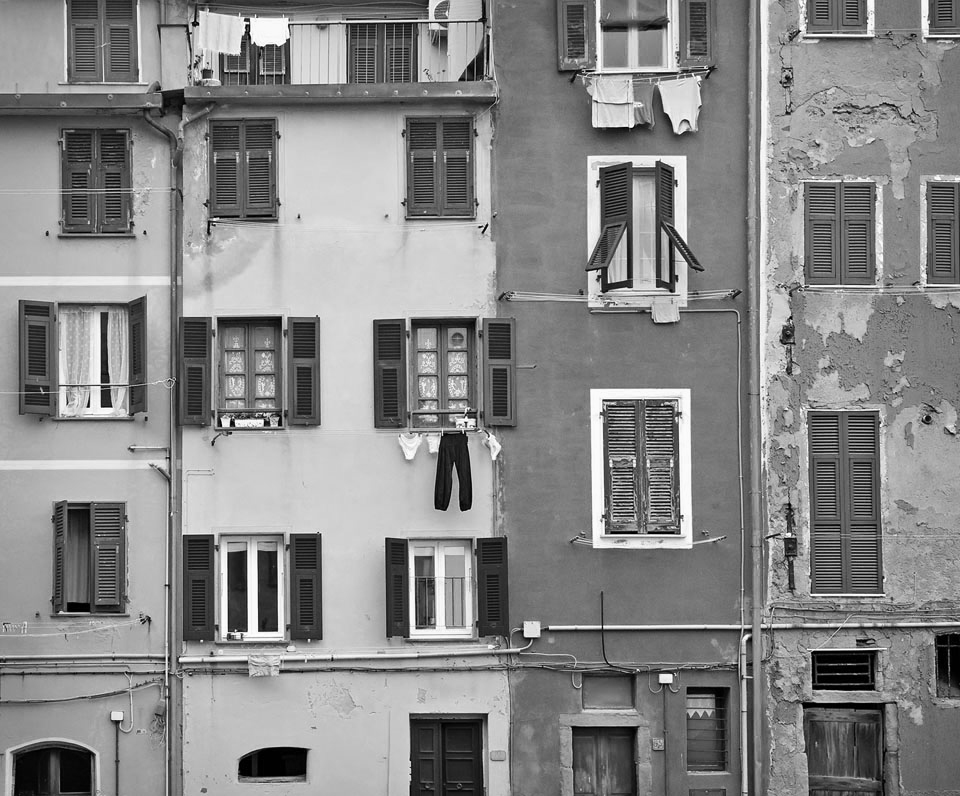
#> input picture lab2/image.jpg, 960 x 796 px
$ python main.py
#> lines starting #> are read from the running program, lines starting #| are printed output that depends on the picture; after the words box and inside, x2 and y2 are one past the last pixel; in counts of white or black regions, pixels touching at a corner belong together
from random import random
from PIL  import Image
from math import *

import matplotlib.pyplot as plt

def linear_contr(x, xmin, xmax):
    return int(((x-xmin)/(xmax-xmin)) * (255 - 0) + 0)

#import picture1 and convert it to L mode (only one component)
img      = Image.open("./image.jpg")
#> img is the input picture: PIL image 960x796 RGB; min 0, max 255, mean 135.3
img_data = img.convert("L").getdata()


# vars for hist
lst_x = list(range(256))
lst_y = [0] * 256
lst_y_new = [0] * 256

# calculate hist
for i in img_data:
    lst_y[i] += 1
#> this loop made 764160 passes
#> i on passes 1 to 3: 128, 129, 131
#> after the loop, lst_y = 256 values, max 7503 at index 119, min 74 at index 255, mean 2985

#plot hist
plt.stem(lst_x, lst_y)
plt.show()
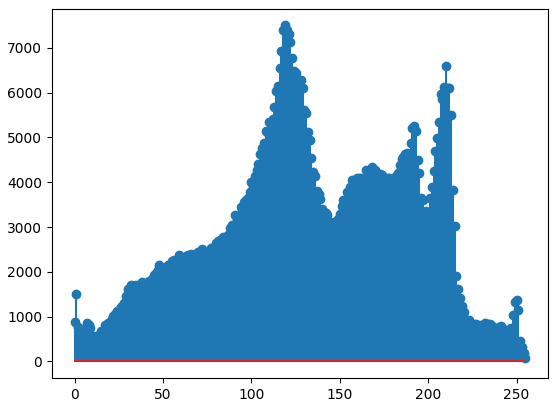
#> figure drawn by matplotlib, 1 panel; curve peaks at x = 119, y = 7503

# equalization process
area_h    = img.size[0]*img.size[1]
#> area_h = 764160
average_h = area_h / 256.0
#> average_h = 2985

z       = 0
int_h   = 0
left  = [0] * 256
right = [0] * 256
new   = [0] * 256


lst_new = []

for j in range(255):
    left[j] = z
    int_h += lst_y[j]

    while int_h > average_h:
        int_h -= average_h
        z += 1

    right[j] = z

    #new[j] = right[j] - left[j]
    new[j] = int((right[j] + left[j])/2.0)
#> this loop made 255 passes
#> after the loop, int_h = 2911; left = 256 values, max 255 at index 251, min 0 at index 0, mean 118.2; new = 256 values, max 255 at index 251, min 0 at index 0, mean 118.4; right = 256 values, max 255 at index 250, min 0 at index 0, mean 119.2; z = 255

for i in img_data:
    if left[i] == right[i]:
        lst_new.append(left[i])
    else:
        #lst_new.append(int(new[i]*random()) + left[i])
        lst_new.append(new[i])
#> after the loop, lst_new = 764160 items

for i in lst_new:
    lst_y_new[i] += 1
#> this loop made 764160 passes
#> i on passes 1 to 3: 119, 121, 125
#> after the loop, lst_y_new = 256 values, max 7503 at index 99, min 0 at index 59, mean 2985

plt.stem(lst_x, lst_y_new)
plt.show()
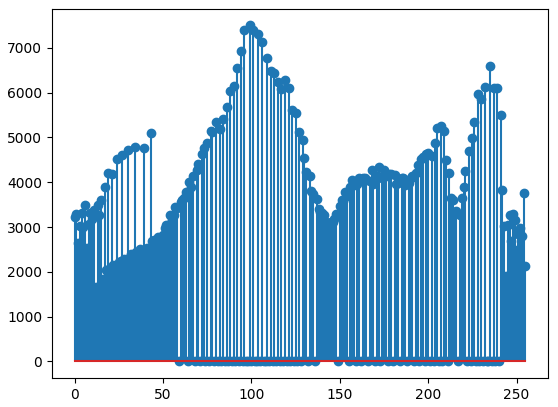
#> figure drawn by matplotlib, 1 panel; curve peaks at x = 99, y = 7503

img_new = Image.new("L", img.size)
#> img_new: PIL image 960x796 L; every value is 0
img_new.putdata(lst_new)
img_new.save("./image_new_hist.jpg")


#linear contrast
min = min(img_data)
#> min = 0
max = max(img_data)
#> max = 255

lst_new_lin = []
for i in img_data:
    lst_new_lin.append(linear_contr(i, min, max))
#> after the loop, lst_new_lin = 764160 items


img_new = Image.new("L", img.size)
img_new.putdata(lst_new_lin)
img_new.save("./image_new_lin.jpg")


lst1 = []
lst2 = []
lst3 = []
lst4 = []
lst5 = []
lst6 = []
lst7 = []
lst8 = []

for i in img_data:
    temp = []
    for j in range(8):
        if i % 2 == 0:
            temp.append(0)
        else:
            temp.append(255)
        i = int(i/2)
    lst1.append(temp[0])
    lst2.append(temp[1])
    lst3.append(temp[2])
    lst4.append(temp[3])
    lst5.append(temp[4])
    lst6.append(temp[5])
    lst7.append(temp[6])
    lst8.append(temp[7])
#> after the loop, lst1 = 764160 items; lst2 = 764160 items; lst3 = 764160 items; lst4 = 764160 items; lst5 = 764160 items; lst6 = 764160 items; lst7 = 764160 items; lst8 = 764160 items

img_new = Image.new("L", img.size)
img_new.putdata(lst1)
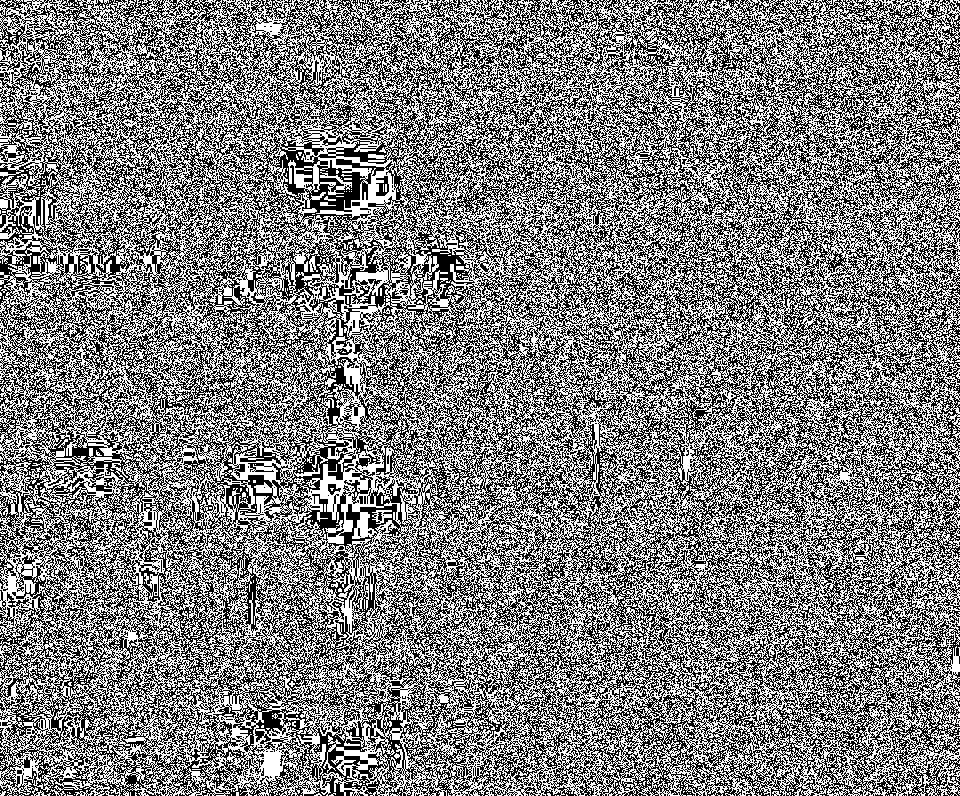
#> img_new: PIL image 960x796 L; 50% white; black in thin lines or dots
img_new.save("./1.jpg")

img_new = Image.new("L", img.size)
img_new.putdata(lst2)
#> img_new: PIL image 960x796 L; 49.9% white in thin lines or dots
img_new.save("./2.jpg")

img_new = Image.new("L", img.size)
img_new.putdata(lst3)
#> img_new: PIL image 960x796 L; 49.6% white in thin lines or dots
img_new.save("./3.jpg")

img_new = Image.new("L", img.size)
img_new.putdata(lst4)
#> img_new: PIL image 960x796 L; 49.1% white; 4012 white regions (3857 under 20 px), largest, box (x1, y1, x2, y2) and area: (0, 0, 960, 796) 350049, (292, 739, 391, 796) 2916, (917, 757, 960, 796) 781
img_new.save("./4.jpg")

img_new = Image.new("L", img.size)
img_new.putdata(lst5)
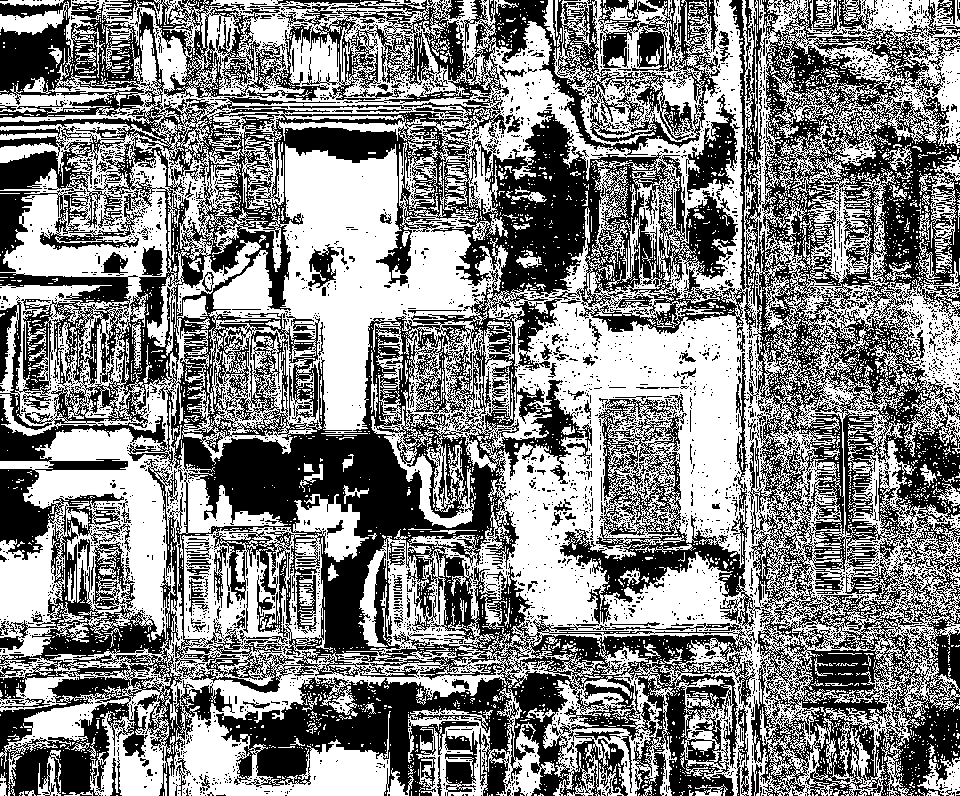
#> img_new: PIL image 960x796 L; 51.9% white; 4181 black regions (3971 under 20 px), largest, box (x1, y1, x2, y2) and area: (0, 0, 960, 796) 304513, (302, 0, 720, 156) 21021, (560, 398, 761, 629) 11502
img_new.save("./5.jpg")

img_new = Image.new("L", img.size)
img_new.putdata(lst6)
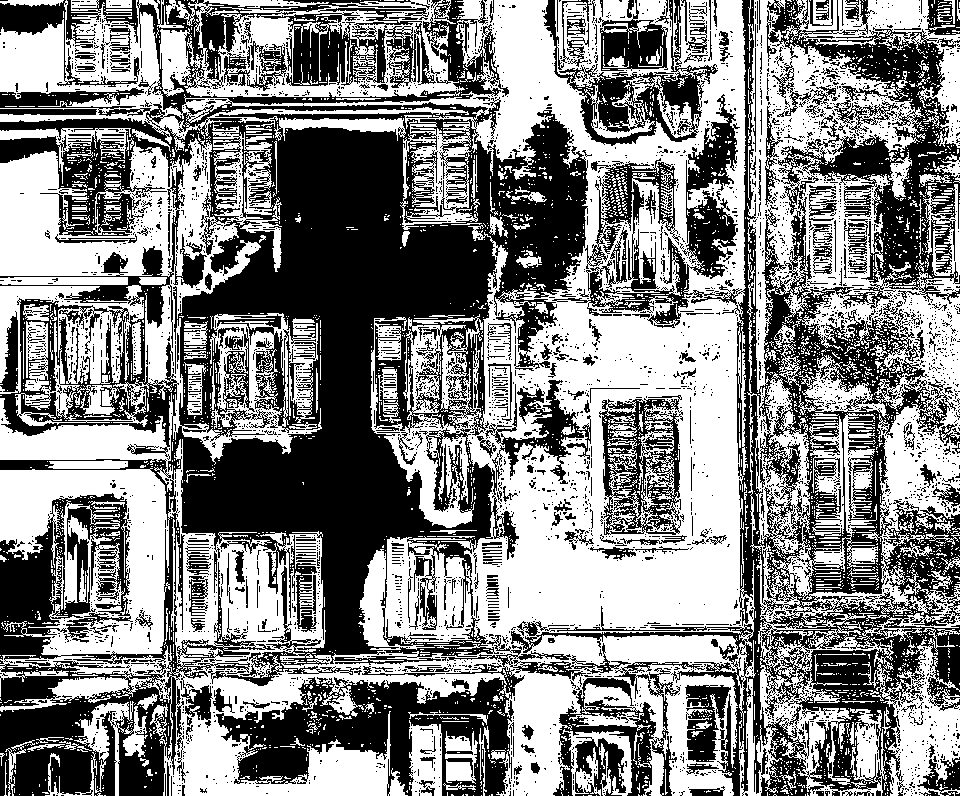
#> img_new: PIL image 960x796 L; 52.3% white; 4294 black regions (3961 under 20 px), largest, box (x1, y1, x2, y2) and area: (0, 0, 591, 796) 194163, (511, 0, 960, 796) 67917, (766, 0, 960, 309) 20008
img_new.save("./6.jpg")

img_new = Image.new("L", img.size)
img_new.putdata(lst7)
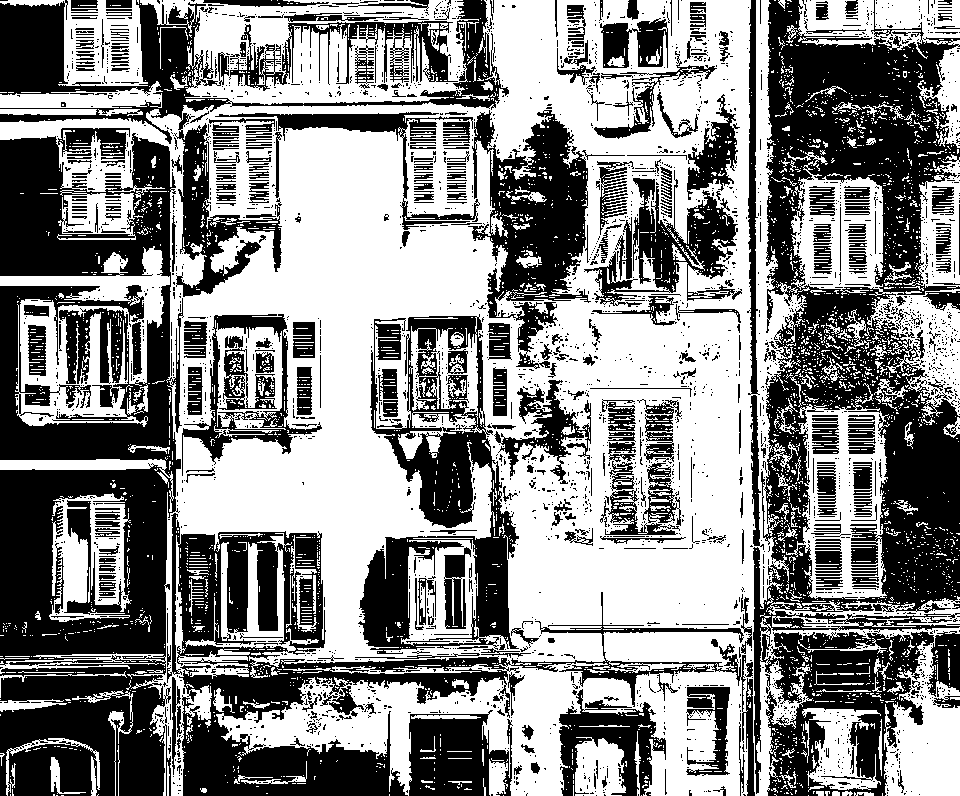
#> img_new: PIL image 960x796 L; 53.5% white; 3076 black regions (2633 under 20 px), largest, box (x1, y1, x2, y2) and area: (753, 0, 960, 796) 82807, (0, 128, 184, 796) 78310, (167, 513, 755, 796) 36951
img_new.save("./7.jpg")

img_new = Image.new("L", img.size)
img_new.putdata(lst8)
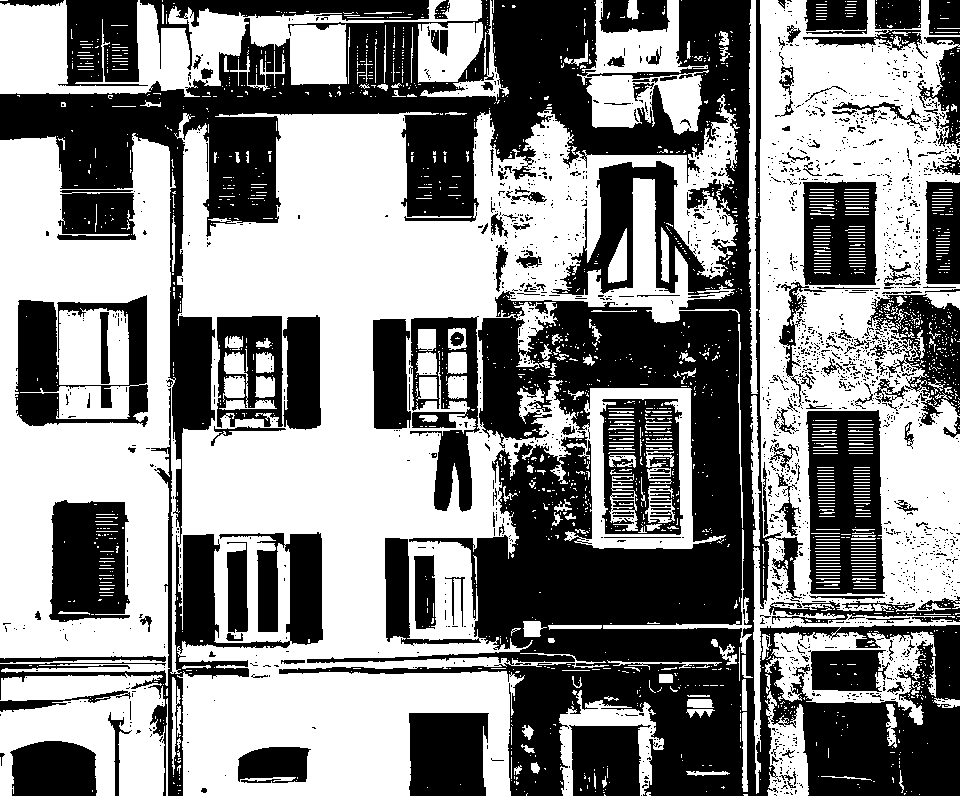
#> img_new: PIL image 960x796 L; 53.6% white; 1913 black regions (1732 under 20 px), largest, box (x1, y1, x2, y2) and area: (0, 0, 960, 796) 221403, (806, 410, 885, 594) 10898, (15, 295, 148, 427) 8229
img_new.save("./8.jpg")
